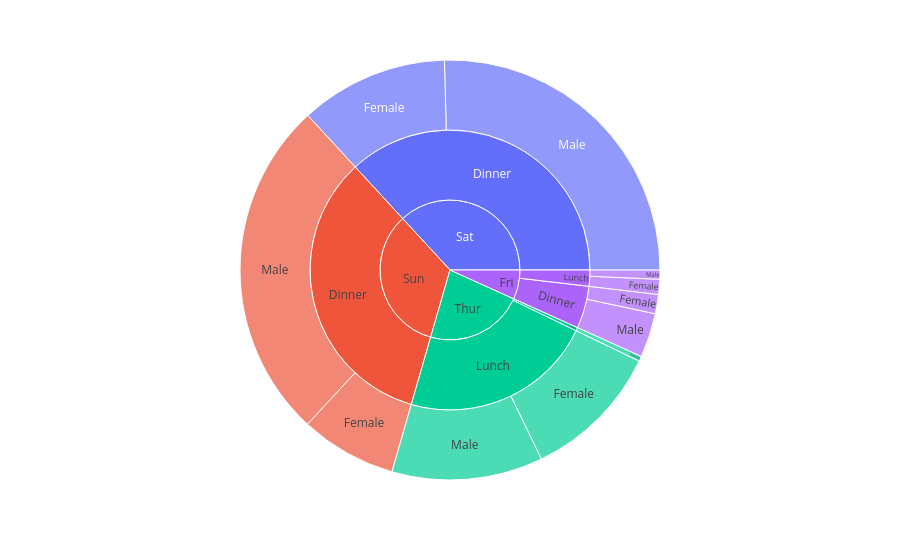

Here is the notebook cell this chart was saved with:
### Code cell
fig.show()

### Figure 1 — Plotly figure (JSON) as saved in the notebook; plotly's stock layout.template omitted (floating-point values rounded to 4 significant figures)
{"data": [{"branchvalues": "total", "domain": {"x": [0, 1], "y": [0, 1]}, "hovertemplate": "labels=%{label}<br>total_bill=%{value}<br>parent=%{parent}<br>id=%{id}<extra></extra>", "ids": ["Fri/Dinner/Female", "Sat/Dinner/Female", "Sun/Dinner/Female", "Thur/Dinner/Female", "Fri/Lunch/Female", "Thur/Lunch/Female", "Fri/Dinner/Male", "Sat/Dinner/Male", "Sun/Dinner/Male", "Fri/Lunch/Male", "Thur/Lunch/Male", "Fri/Dinner", "Sat/Dinner", "Sun/Dinner", "Thur/Dinner", "Fri/Lunch", "Thur/Lunch", "Fri", "Sat", "Sun", "Thur"], "labels": ["Female", "Female", "Female", "Female", "Female", "Female", "Male", "Male", "Male", "Male", "Male", "Dinner", "Dinner", "Dinner", "Dinner", "Lunch", "Lunch", "Fri", "Sat", "Sun", "Thur"], "name": "", "parents": ["Fri/Dinner", "Sat/Dinner", "Sun/Dinner", "Thur/Dinner", "Fri/Lunch", "Thur/Lunch", "Fri/Dinner", "Sat/Dinner", "Sun/Dinner", "Fri/Lunch", "Thur/Lunch", "Fri", "Sat", "Sun", "Thur", "Fri", "Thur", "", "", "", ""], "type": "sunburst", "values": [71.55, 551.0, 357.7, 18.78, 55.76, 516.1, 164.4, 1227.0, 1269.0, 34.16, 561.4, 236.0, 1778.0, 1627.0, 18.78, 89.92, 1078.0, 325.9, 1778.0, 1627.0, 1096.0]}], "layout": {"autosize": true, "legend": {"tracegroupgap": 0}, "margin": {"t": 60}}}
